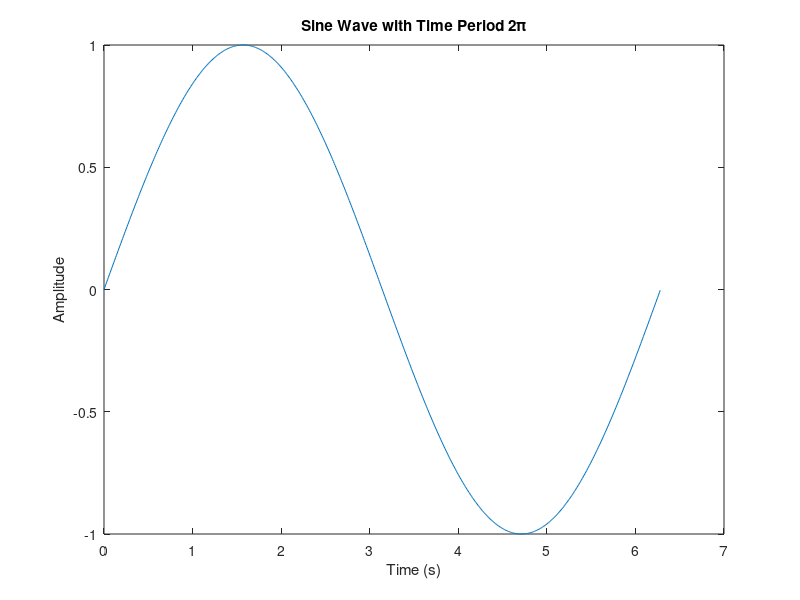
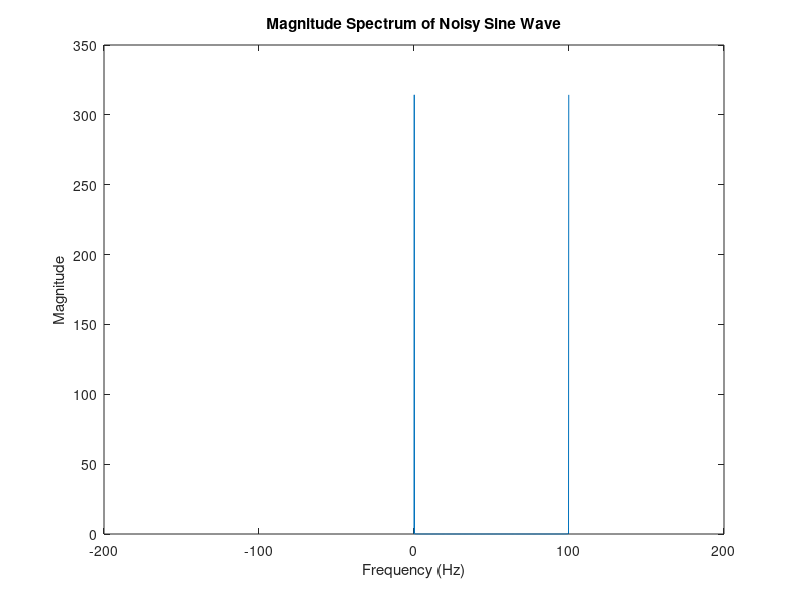

The MATLAB script that drew these images, in order: (Note: this script raises an error after producing the figures.)
% Define the time period
T = 2*pi;

% Define the sampling frequency
fs = 100;

% Generate the time array
t = 0:1/fs:T;

% Generate the sine wave
y = sin(2*pi/T*t);

% Plot the sine wave
figure;
plot(t, y);
xlabel('Time (s)');
ylabel('Amplitude');
title('Sine Wave with Time Period 2\pi');

Y = fft(y);
% Plot the magnitude spectrum
f = (0:length(Y)-1) * fs / length(Y);  % frequency axis
figure;
plot(f, abs(Y));
xlabel('Frequency (Hz)');
xlim([-200, 200])
ylabel('Magnitude');
title('Magnitude Spectrum of Noisy Sine Wave');

% Define the noise frequency and amplitude
noise_freq = 10;  % 10 times the sine wave frequency
noise_amp = 0.1;  % 10% of the sine wave amplitude

% Add high frequency noise to the sine wave
noisy_sine = add_high_freq_noise(t, y, noise_freq, noise_amp);


figure;
% Plot the original and noisy sine waves
plot(t, y, t, noisy_sine);
xlabel('Time (s)');
ylabel('Amplitude');
legend('Original Sine Wave', 'Noisy Sine Wave');

Z = fft(noisy_sine);
% Plot the magnitude spectrum
f = (0:length(Z)-1) * fs / length(Z);  % frequency axis
figure;
plot(f, abs(Z));
xlabel('Frequency (Hz)');
xlim([-200, 200])
ylabel('Magnitude');
title('Magnitude Spectrum of Noisy Sine Wave');


% Define the filter order and cutoff frequency
order = 4;
cutoff_freq = 5;  % Hz

% Design the low-pass filter
[b, a] = butter(order, cutoff_freq / (fs/2), 'low');

% Print the filter coefficients
fprintf('Filter coefficients: b = [%s], a = [%s]\n', num2str(b), num2str(a));

filtered_sine = filter(b, a, noisy_sine);

% Plot the original and filtered sine waves
figure;
plot(t, noisy_sine, t, filtered_sine);
xlabel('Time (s)');
ylabel('Amplitude');
legend('Original Noisy Sine Wave', 'Filtered Sine Wave');

function noisy_sine = add_high_freq_noise(t, y, noise_freq, noise_amp)
    % Generate high frequency noise
    noise = noise_amp * sin(2*pi*noise_freq*t);
    
    % Add noise to the sine wave
    noisy_sine = y + noise;
end

